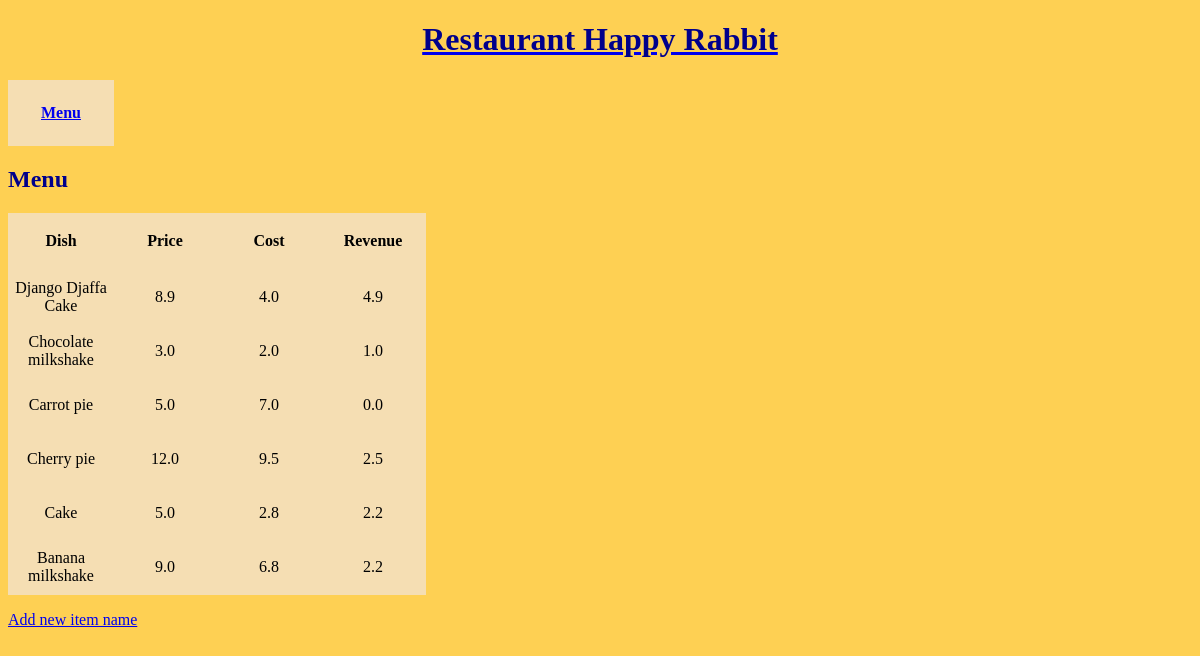
The app's page /menu/ with its own data.
### Inventory/models.py (models this page shows, shortened)
class MenuItem(models.Model):
    item_name = models.CharField(max_length=30)
    price = models.FloatField(default=0.0)
    cost = models.FloatField(default=0.0)
    revenue = models.FloatField(default=0.0)

### Inventory/views.py (the view)
# urls.py: path('menu/', views.MenuView.as_view(), name='menu'),
class MenuView(ListView):
    model = MenuItem
    template_name = 'Inventory/menu.html'
    def get_context_data(self):
        context = super().get_context_data()
        context['menu'] = MenuItem.objects.all()
        return context

### Inventory/templates/Inventory/menu.html
{% extends 'Inventory/base.html' %}
{% load static %}
{% block head %}
<link rel='stylesheet' href="{% static 'style.css' %}"/>
{% endblock %}
{% block content %}
<h2>Menu</h2>
<table>
    <thead>
    <tr>
        <th>Dish</th>
        <th>Price</th>
        <th>Cost</th>
        <th>Revenue</th>
    </tr>
    </thead>
    <tbody>
        <tr>
    {% for item in menu %}
        <tr>
            {% if user.is_authenticated %}
            <td>{{ item.item_name }}</td>
            <td>{{ item.price }}</td>
            <td>{{ item.cost }}</td>
            <td>{{ item.revenue }}</td>
            <td><a href="{% url 'recipe' item.id %}">View recipe</a></td>
            <td><a href="{% url 'updatemenuitem' item.id %}">Edit</a></td>
            <td><a href="{% url 'deletemenuitem' item.id %}">Delete</a></td>
            {% else %}
            <td>{{ item.item_name }}</td>
            <td>{{ item.price }}</td>
            <td>{{ item.cost }}</td>
            <td>{{ item.revenue }}</td>
            {% endif %}
        </tr>
    {% endfor %}
    </tbody>
</table>
<p><a href="{% url 'addmenuitem' %}">Add new item name</a></p>
{% endblock %}

### static/style.css (style rules this page uses)
body { background-color: hsla(44, 99%, 63%, 0.91); }
h2 { color: darkblue; }
table { height: 50%; background-color: wheat; margin-right: auto; }
td, th { width: 100px; height: 50px; text-align: center; }

### records on screen
MenuItem: item_name "Django Djaffa Cake", price "8.9", cost "4.0", revenue "4.9"
MenuItem: item_name "Choсolate milkshake", price "3.0", cost "2.0", revenue "1.0"
MenuItem: item_name "Carrot pie", price "5.0", cost "7.0", revenue "0.0"
MenuItem: item_name "Cherry pie", price "12.0", cost "9.5", revenue "2.5"
MenuItem: item_name "Cake", price "5.0", cost "2.8", revenue "2.2"
MenuItem: item_name "Banana milkshake", price "9.0", cost "6.8", revenue "2.2"
